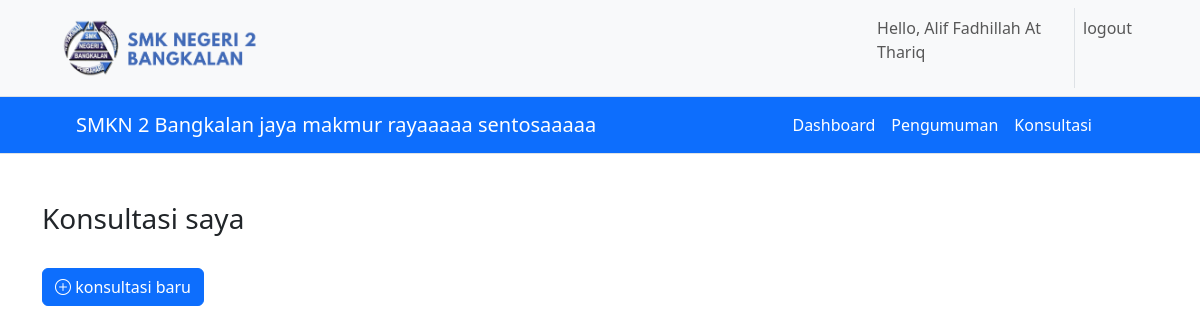
/siswa/konsultasi.php (signed in), run on an earlier commit of the app's database.
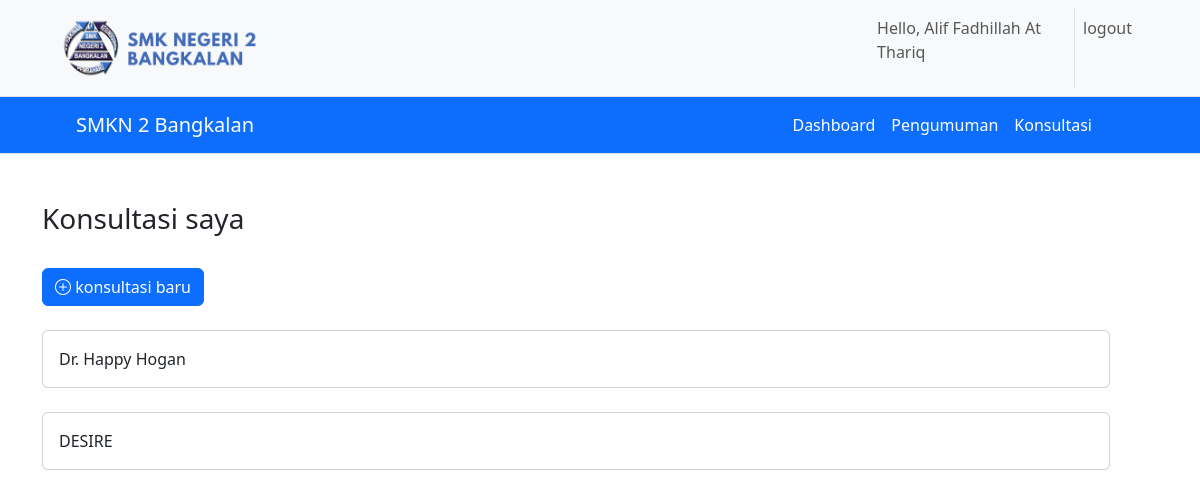
And on a later commit of the database.
### tables this page shows
CREATE TABLE `settings` (
  `id` int(11) NOT NULL,
  `nama_website` varchar(256) NOT NULL,
  `total_poin` int(11) NOT NULL
);

CREATE TABLE `guru` (
  `nip` varchar(64) NOT NULL,
  `nama` varchar(256) NOT NULL,
  `email` varchar(256) NOT NULL,
  `level` varchar(64) NOT NULL
);

### siswa/konsultasi.php (the view, shortened to what the changed rows need)
<?php
include "../koneksi.php";
?>
<!DOCTYPE html>
<html lang="en">
<head>
</head>
<body>
    <?php include "../navbar.php" ?>
    <div class="container mt-5">
    <div class="row">
        <div class="col">
            <div id="my-data" class="me-5">
            <?php
$data = $con_pdo->prepare("SELECT * FROM konsultasi WHERE sender_id = :sender_id GROUP BY receiver_id");
$data->bindValue(':sender_id', $_SESSION['username']);
$data->execute();
foreach ($data as $key => $value) {
    ?>
    <a href="konsultasi_detail.php?konsultasi=<?php echo $value["id"] ?>" class="text-decoration-none">
    <div class="card w-100 mt-4">
        <div class="card-body">
            <?php
            $nama_guru = $con_pdo->prepare("SELECT * FROM guru WHERE nip = :nip");
            $nama_guru->execute(array('nip' => $value['receiver_id']));
            foreach ($nama_guru as $key_g => $value_g) {
                echo $value_g['nama'];
            }
            ?>
        </div>
    </div>
    </a>
    <?php
}
?>
            </div>
        </div>
    </div>
    </div>
</body>
</html>

### navbar.php (shortened to what the changed rows need)
<?php
include "koneksi.php";
$url = 'http://' . $_SERVER['HTTP_HOST'] . $_SERVER['REQUEST_URI'];
if (strpos($url, "guru") || strpos($url, "admin") || strpos($url, "siswa")) {
  ?>
  <link rel="stylesheet" href="../assets/css/bootstrap.min.css">
  <?php
}
?>
<link rel="stylesheet" href="https://cdn.jsdelivr.net/npm/bootstrap-icons@1.10.3/font/bootstrap-icons.css">
<nav class="navbar sticky-top navbar-dark border-bottom bg-primary navbar-expand-lg mx-6 my-6 px-3 d-print-none" style="z-index: 10">
  <div class="container-fluid mx-5 d-print-none">
    <?php
    $query = "SELECT nama_website FROM settings";
    $result = $con_mysqli->query($query);
    $row = $result->fetch_assoc();
    $nama_web = $row["nama_website"];
    if (isset($_SESSION["guru"])) {
      echo '<a class="navbar-brand fs-5" href="/desi/guru/index.php">'.$nama_web.'</a>';
    }
    elseif (isset($_SESSION["siswa"])) {
      echo '<a class="navbar-brand fs-5" href="/desi/siswa/index.php">'.$nama_web.'</a>';
    }
    elseif (isset($_SESSION["admin"])) {
      echo '<a class="navbar-brand fs-5" href="/desi/admin/index.php">'.$nama_web.'</a>';
    }
    else {
      echo '<a class="navbar-brand fs-5" href="/desi/index.php">'.$nama_web.'</a>';
    }
    ?>
    <div class="collapse navbar-collapse flex-grow-1 text-right mx-4" id="navbarNav">
      <ul class="navbar-nav ms-auto">
      </ul>
    </div>
  </div>
</nav>

What changed in the data, as far as the page shows it:
changed settings: nama_website "SMKN 2 Bangkalan jaya makmur rayaaaaa sentosaaaaa" → "SMKN 2 Bangkalan"
now on this page (row edited): guru: nama "Dr. Happy Hogan"
now on this page (row unchanged): guru: nama "DESIRE"
